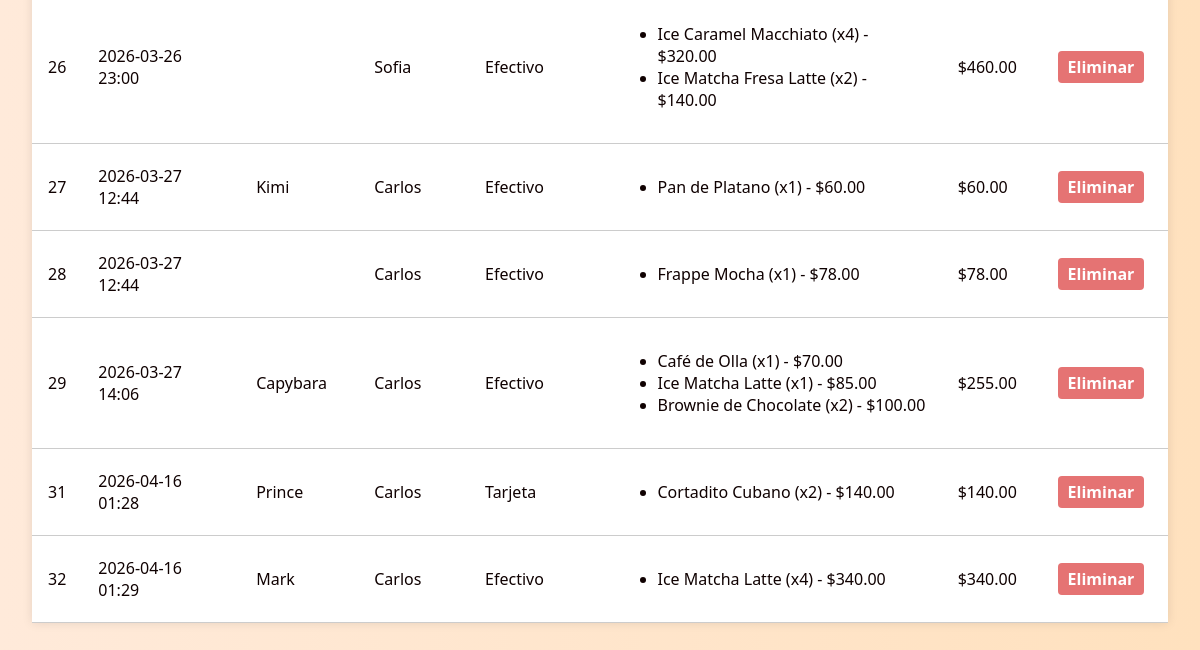
/listado_ventas/ (lower part), run on an earlier commit of the app's database.
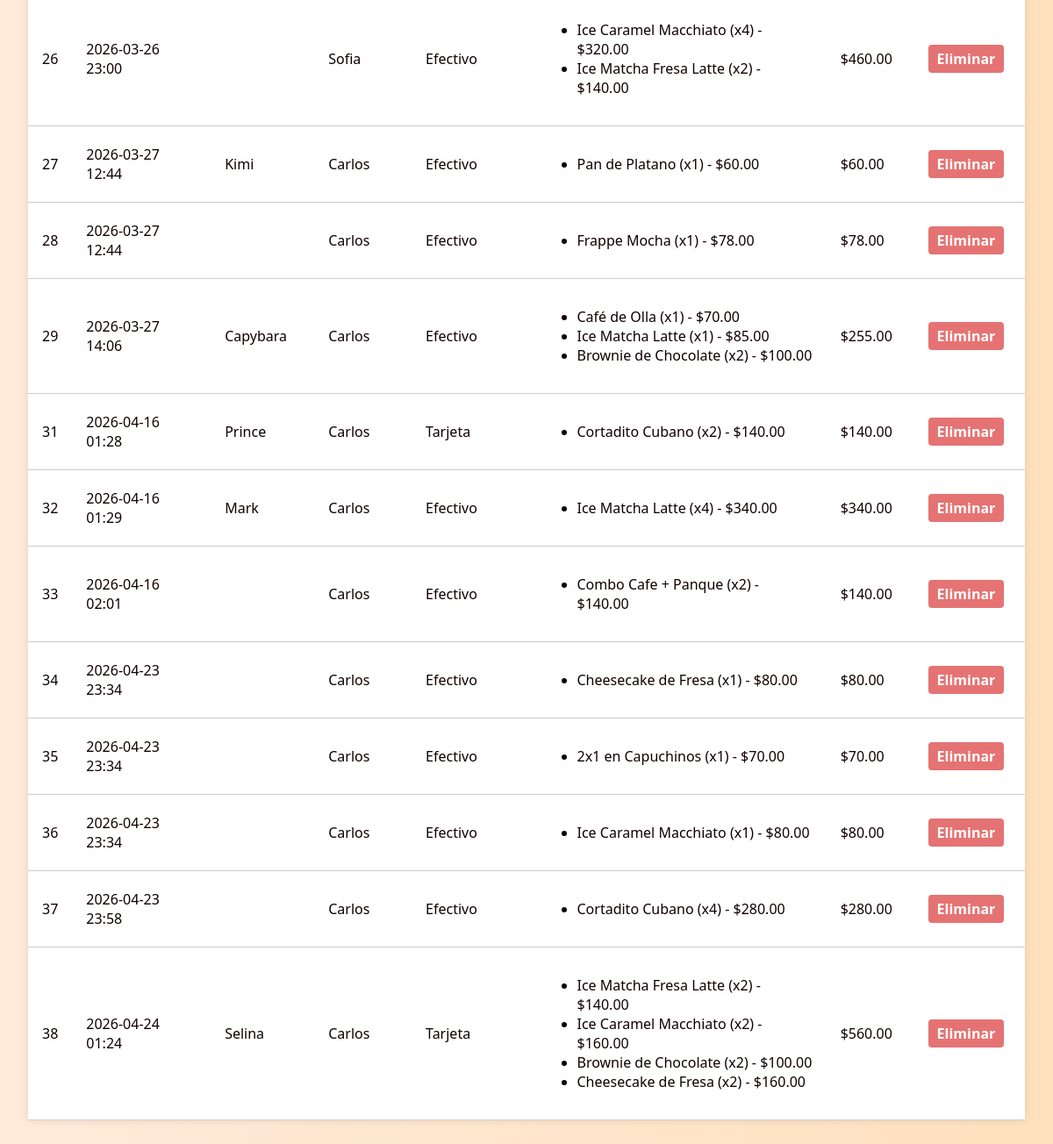
And on a later commit of the database.
### app/models.py (models this page shows, shortened)
class Venta(models.Model):
    fecha_hora = models.DateTimeField()
    total = models.DecimalField(max_digits=10, decimal_places=2, default=0) #TOTAL A PAGAR
    metodo_pago = models.CharField(max_length=45) #Efectivo, Tarjeta, etc.
    empleado = models.ForeignKey(
        Empleado,
        on_delete=models.PROTECT
    )
    cliente = models.ForeignKey(
        Cliente,
        on_delete=models.SET_NULL,
        null=True,
        blank=True
    )

class Empleado(models.Model):
    user = models.OneToOneField(User, on_delete=models.CASCADE, null=True, blank=True)
    nombre = models.CharField(max_length=45)
    primer_apellido = models.CharField(max_length=45)
    segundo_apellido = models.CharField(max_length=45, null=True, blank=True)
    rfc = models.CharField(max_length=13)

class DetalleVenta(models.Model):
    venta = models.ForeignKey(
        Venta,
        on_delete=models.CASCADE,
        related_name="detalles"
    )
    producto = models.ForeignKey(
        Producto,
        on_delete=models.PROTECT
    )
    cantidad = models.PositiveIntegerField()
    precio_unitario = models.DecimalField(max_digits=10, decimal_places=2, default=0)
    subtotal = models.DecimalField(max_digits=10, decimal_places=2, default=0)

class Producto(models.Model):
    nombre = models.CharField(max_length=70)
    precio_compra = models.DecimalField(max_digits=10, decimal_places=2)
    precio_venta = models.DecimalField(max_digits=10, decimal_places=2)
    categoria = models.ForeignKey(Categoria, on_delete=models.PROTECT) #el PORTECT evita borrar una categoría si tiene productos aja baraja.

class Cliente(models.Model):
    nombre = models.CharField(max_length=45)
    primer_apellido = models.CharField(max_length=45)
    segundo_apellido = models.CharField(max_length=45, null=True, blank=True)
    telefono = models.CharField(max_length=15, null=True, blank=True)
    descripcion = models.CharField(max_length=45, null=True, blank=True)

### app/views.py (the view)
# urls.py: path('listado_ventas/', views.listado_ventas, name='listado_ventas'),
def listado_ventas(request):
    ventas = Venta.objects.all()
    return render(request, 'listado_ventas.html', {'ventas': ventas})

### app/templates/listado_ventas.html (shortened to what this page needs)
{% load static %}
<!DOCTYPE html>
<html lang="es" translate="no">
<head>
    <link rel="stylesheet" href="{% static 'css/stylelistar.css' %}">
</head>
<body>
    {% include 'menu.html' %}
    <table class="tabla-productos">
        <tbody>
            {% for venta in ventas %}
            <tr>
                <td>{{ venta.id }}</td>
                <td>{{ venta.fecha_hora|date:"Y-m-d H:i" }}</td>
                <td>{{ venta.cliente.nombre }}</td>
                <td>{{ venta.empleado.nombre }}</td>
                <td>{{ venta.metodo_pago }}</td>
                <td>
                    <ul>
                        {% for detalle in venta.detalles.all %}
                        <li>{{ detalle.producto.nombre }} (x{{ detalle.cantidad }}) - ${{ detalle.subtotal }}</li>
                        {% endfor %}
                    </ul>
                </td>
                <td>${{ venta.total }}</td>
                <td>
                    <a class="boton-eliminar" href="{% url 'eliminar' venta.id %}" onclick="return confirmarEliminacion(event)">Eliminar</a>
                </td>
            </tr>
            {% empty %}
            <tr>
                <td colspan="7" class="text-center text-muted">No hay ventas registradas.</td>
            </tr>
            {% endfor %}
        </tbody>
    </table>
</body>
</html>

What changed in the data, as far as the page shows it:
added Venta: id "33", fecha_hora "2026-04-16 02:01", empleado.nombre "Carlos", metodo_pago "Efectivo", total "140.00"
added DetalleVenta: producto.nombre "Combo Cafe + Panque", cantidad "2", subtotal "140.00", shown under "33"
added Venta: id "34", fecha_hora "2026-04-23 23:34", empleado.nombre "Carlos", metodo_pago "Efectivo", total "80.00"
added DetalleVenta: producto.nombre "Cheesecake de Fresa", cantidad "1", subtotal "80.00", shown under "34"
added Venta: id "35", fecha_hora "2026-04-23 23:34", empleado.nombre "Carlos", metodo_pago "Efectivo", total "70.00"
added DetalleVenta: producto.nombre "2x1 en Capuchinos", cantidad "1", subtotal "70.00", shown under "35"
added Venta: id "36", fecha_hora "2026-04-23 23:34", empleado.nombre "Carlos", metodo_pago "Efectivo", total "80.00"
added DetalleVenta: producto.nombre "Ice Caramel Macchiato", cantidad "1", subtotal "80.00", shown under "36"
added Venta: id "37", fecha_hora "2026-04-23 23:58", empleado.nombre "Carlos", metodo_pago "Efectivo", total "280.00"
added DetalleVenta: producto.nombre "Cortadito Cubano", cantidad "4", subtotal "280.00", shown under "37"
added Venta: id "38", fecha_hora "2026-04-24 01:24", cliente.nombre "Selina", empleado.nombre "Carlos", metodo_pago "Tarjeta", total "560.00"
added DetalleVenta: producto.nombre "Ice Matcha Fresa Latte", cantidad "2", subtotal "140.00", shown under "38"
added DetalleVenta: producto.nombre "Ice Caramel Macchiato", cantidad "2", subtotal "160.00", shown under "38"
added DetalleVenta: producto.nombre "Brownie de Chocolate", cantidad "2", subtotal "100.00", shown under "38"
added DetalleVenta: producto.nombre "Cheesecake de Fresa", cantidad "2", subtotal "160.00", shown under "38"
